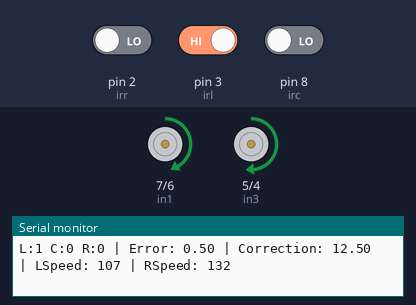
The sketch below on a simulated Arduino Uno, built with avr-gcc and run on an emulated ATmega328P. Parts: motor-driver pin pairs drawn as motors (green arrow = first pin HIGH = forward, orange = second pin HIGH = backward, longer = more drive, scaled by the enable pin), the last lines printed to the serial monitor. The test bench sets the inputs (shaded band); at power-on: pin 2 (irr) LOW, pin 3 (irl) HIGH, pin 8 (irc) LOW.

Above: at 1.2 s.
1.3 s: pin 2 (irr) driven HIGH
At 2.6 s:
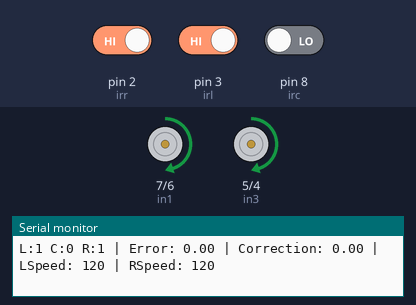
2.9 s: pin 3 (irl) driven LOW
At 3.5 s:
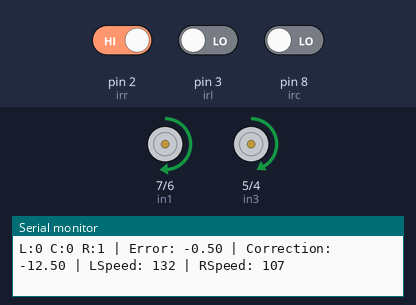
4.5 s: pin 8 (irc) driven HIGH
At 4.57 s:
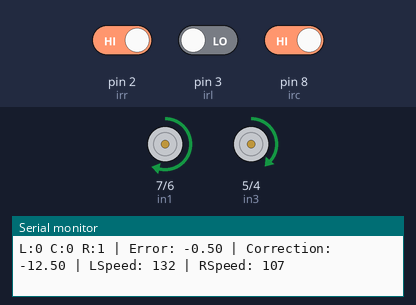
7.5 s: pin 2 (irr) driven LOW
At 8.7 s:
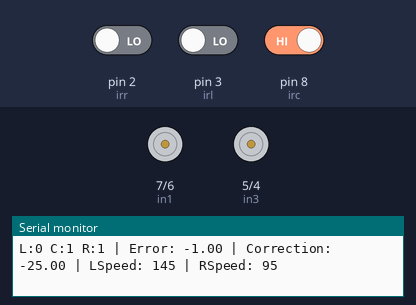
9.0 s: pin 2 (irr) driven HIGH and pin 8 (irc) driven LOW
At 9.6 s:
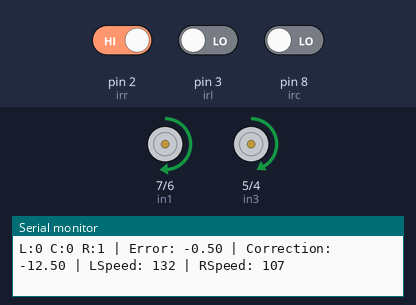
12.0 s: pin 8 (irc) driven HIGH
At 12.7 s:
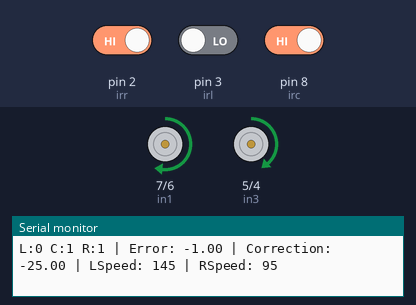
Timing chart, 0 to 15.0 s (numbered marks = the images above; inputs shaded):
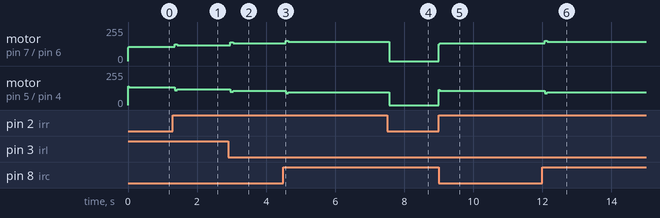

The sketch:

LineFollower.ino
```cpp
// Motor pins
const int in1 = 7, in2 = 6;
const int in3 = 5, in4 = 4;
const int ena = 9, enb = 10;

// IR sensor pins
const int irl = 3;  // Left
const int irc = 8;  // Center
const int irr = 2;  // Right

// PID constants (Tune these experimentally)
float Kp = 25;
float Ki = 0;
float Kd = 15;

int baseSpeed = 120;
int maxSpeed = 255;

float error = 0;
float previousError = 0;
float integral = 0;

void setup() {
  Serial.begin(9600);

  // Motor pins
  pinMode(in1, OUTPUT); pinMode(in2, OUTPUT);
  pinMode(in3, OUTPUT); pinMode(in4, OUTPUT);
  pinMode(ena, OUTPUT); pinMode(enb, OUTPUT);

  // IR sensors
  pinMode(irl, INPUT);
  pinMode(irc, INPUT);
  pinMode(irr, INPUT);
}

void loop() {
  // Read IR sensors
  int left = digitalRead(irl);   // 0 = black
  int center = digitalRead(irc);
  int right = digitalRead(irr);

  // Compute error using weighted sum
  if (left == 0 && center == 1 && right == 1) {
    error = -1;
  } else if (left == 0 && center == 0 && right == 1) {
    error = -0.5;
  } else if (left == 1 && center == 0 && right == 1) {
    error = 0;
  } else if (left == 1 && center == 0 && right == 0) {
    error = 0.5;
  } else if (left == 1 && center == 1 && right == 0) {
    error = 1;
  } else if (left == 0 && center == 0 && right == 0) {
    error = 0; // perfectly centered
  } else {
    // Lost line — all white
    stopMotors();
    return;
  }

  // PID Calculations
  integral += error;
  float derivative = error - previousError;
  float correction = Kp * error + Ki * integral + Kd * derivative;
  previousError = error;

  // Calculate motor speeds
  int leftSpeed = constrain(baseSpeed - correction, 0, maxSpeed);
  int rightSpeed = constrain(baseSpeed + correction, 0, maxSpeed);

  moveForward(leftSpeed, rightSpeed);

  // Debugging
  Serial.print("L:"); Serial.print(left);
  Serial.print(" C:"); Serial.print(center);
  Serial.print(" R:"); Serial.print(right);
  Serial.print(" | Error: "); Serial.print(error);
  Serial.print(" | Correction: "); Serial.print(correction);
  Serial.print(" | LSpeed: "); Serial.print(leftSpeed);
  Serial.print(" | RSpeed: "); Serial.println(rightSpeed);

  delay(10); // Small delay for loop stability
}

void moveForward(int lSpeed, int rSpeed) {
  // Left motor
  digitalWrite(in1, HIGH); digitalWrite(in2, LOW);
  analogWrite(ena, lSpeed);

  // Right motor
  digitalWrite(in3, HIGH); digitalWrite(in4, LOW);
  analogWrite(enb, rSpeed);
}

void stopMotors() {
  digitalWrite(in1, LOW); digitalWrite(in2, LOW);
  digitalWrite(in3, LOW); digitalWrite(in4, LOW);
  analogWrite(ena, 0); analogWrite(enb, 0);
}
```

Measured:
- after the input at 1.3 s, motor on pin 7 (in1) / pin 6 (in2): forward 107/255 → forward 127/255 after 0.05 s, → forward 120/255 0.08 s later; motor on pin 5 (in3) / pin 4 (in4): forward 132/255 → forward 112/255 after 0.05 s, → forward 120/255 0.08 s later
- after the input at 2.9 s, motor on pin 7 (in1) / pin 6 (in2): forward 120/255 → forward 140/255 after 0.06 s, → forward 132/255 0.08 s later; motor on pin 5 (in3) / pin 4 (in4): forward 120/255 → forward 100/255 after 0.06 s, → forward 107/255 0.08 s later
- after the input at 4.5 s, motor on pin 7 (in1) / pin 6 (in2): forward 132/255 → forward 152/255 after 0.07 s, → forward 145/255 0.08 s later; motor on pin 5 (in3) / pin 4 (in4): forward 107/255 → forward 87/255 after 0.07 s, → forward 95/255 0.08 s later
- after the input at 7.5 s, motor on pin 7 (in1) / pin 6 (in2): forward 145/255 → stopped after 0.07 s; motor on pin 5 (in3) / pin 4 (in4): forward 95/255 → stopped after 0.07 s
- after the input at 9.0 s, motor on pin 7 (in1) / pin 6 (in2): stopped → forward 132/255 at once; motor on pin 5 (in3) / pin 4 (in4): stopped → forward 107/255 at once
- after the input at 12.0 s, motor on pin 7 (in1) / pin 6 (in2): forward 132/255 → forward 152/255 after 0.06 s, → forward 145/255 0.08 s later; motor on pin 5 (in3) / pin 4 (in4): forward 107/255 → forward 87/255 after 0.06 s, → forward 95/255 0.08 s later
